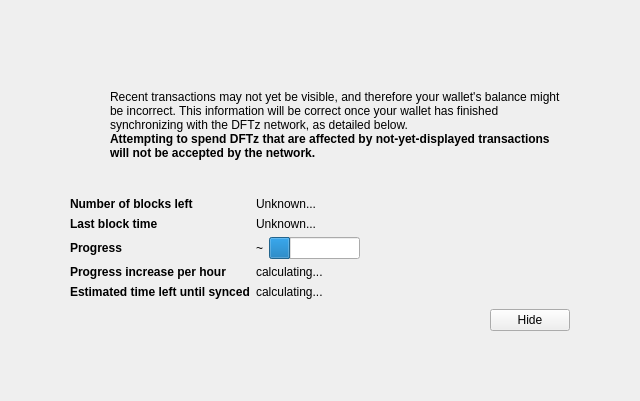
<?xml version="1.0" encoding="UTF-8"?>
<ui version="4.0">
 <class>ModalOverlay</class>
 <widget class="ModalOverlay" name="ModalOverlay">
  <property name="geometry">
   <rect>
    <x>0</x>
    <y>0</y>
    <width>640</width>
    <height>401</height>
   </rect>
  </property>
  <property name="windowTitle">
   <string>Form</string>
  </property>
  <layout class="QVBoxLayout" name="verticalLayout" stretch="0">
   <property name="sizeConstraint">
    <enum>QLayout::SetDefaultConstraint</enum>
   </property>
   <property name="leftMargin">
    <number>0</number>
   </property>
   <property name="topMargin">
    <number>0</number>
   </property>
   <property name="rightMargin">
    <number>0</number>
   </property>
   <property name="bottomMargin">
    <number>0</number>
   </property>
   <item>
    <widget class="QWidget" name="bgWidget" native="true">
     <property name="styleSheet">
      <string notr="true"/>
     </property>
     <layout class="QVBoxLayout" name="verticalLayoutMain" stretch="0">
      <property name="leftMargin">
       <number>60</number>
      </property>
      <property name="topMargin">
       <number>60</number>
      </property>
      <property name="rightMargin">
       <number>60</number>
      </property>
      <property name="bottomMargin">
       <number>60</number>
      </property>
      <item>
       <widget class="QWidget" name="contentWidget" native="true">
        <property name="styleSheet">
         <string notr="true"/>
        </property>
        <layout class="QVBoxLayout" name="verticalLayoutSub" stretch="1,0,0,0,0">
         <property name="spacing">
          <number>0</number>
         </property>
         <property name="leftMargin">
          <number>10</number>
         </property>
         <property name="topMargin">
          <number>10</number>
         </property>
         <property name="rightMargin">
          <number>10</number>
         </property>
         <property name="bottomMargin">
          <number>10</number>
         </property>
         <item>
          <layout class="QHBoxLayout" name="horizontalLayoutIconText" stretch="0,1">
           <property name="topMargin">
            <number>20</number>
           </property>
           <item>
            <layout class="QVBoxLayout" name="verticalLayoutIcon">
             <property name="leftMargin">
              <number>0</number>
             </property>
             <item>
              <widget class="QPushButton" name="warningIcon">
               <property name="enabled">
                <bool>false</bool>
               </property>
               <property name="text">
                <string/>
               </property>
               <property name="icon">
                <iconset>
                 <normaloff>:/icons/warning</normaloff>
                 <disabledoff>:/icons/warning</disabledoff>:/icons/warning</iconset>
               </property>
               <property name="iconSize">
                <size>
                 <width>48</width>
                 <height>48</height>
                </size>
               </property>
               <property name="flat">
                <bool>true</bool>
               </property>
              </widget>
             </item>
             <item>
              <spacer name="verticalSpacerWarningIcon">
               <property name="orientation">
                <enum>Qt::Vertical</enum>
               </property>
               <property name="sizeHint" stdset="0">
                <size>
                 <width>20</width>
                 <height>40</height>
                </size>
               </property>
              </spacer>
             </item>
            </layout>
           </item>
           <item>
            <layout class="QVBoxLayout" name="verticalLayoutInfoText">
             <property name="leftMargin">
              <number>0</number>
             </property>
             <property name="topMargin">
              <number>0</number>
             </property>
             <item>
              <widget class="QLabel" name="infoText">
               <property name="text">
                <string>Recent transactions may not yet be visible, and therefore your wallet's balance might be incorrect. This information will be correct once your wallet has finished synchronizing with the DFTz network, as detailed below.</string>
               </property>
               <property name="textFormat">
                <enum>Qt::RichText</enum>
               </property>
               <property name="wordWrap">
                <bool>true</bool>
               </property>
              </widget>
             </item>
             <item>
              <widget class="QLabel" name="infoTextStrong">
               <property name="font">
                <font>
                 <weight>75</weight>
                 <bold>true</bold>
                </font>
               </property>
               <property name="text">
                <string>Attempting to spend DFTz that are affected by not-yet-displayed transactions will not be accepted by the network.</string>
               </property>
               <property name="textFormat">
                <enum>Qt::RichText</enum>
               </property>
               <property name="wordWrap">
                <bool>true</bool>
               </property>
              </widget>
             </item>
             <item>
              <spacer name="verticalSpacerInTextSpace">
               <property name="orientation">
                <enum>Qt::Vertical</enum>
               </property>
               <property name="sizeHint" stdset="0">
                <size>
                 <width>20</width>
                 <height>40</height>
                </size>
               </property>
              </spacer>
             </item>
            </layout>
           </item>
          </layout>
         </item>
         <item>
          <spacer name="verticalSpacerAfterText">
           <property name="orientation">
            <enum>Qt::Vertical</enum>
           </property>
           <property name="sizeHint" stdset="0">
            <size>
             <width>20</width>
             <height>40</height>
            </size>
           </property>
          </spacer>
         </item>
         <item>
          <layout class="QFormLayout" name="formLayout">
           <property name="fieldGrowthPolicy">
            <enum>QFormLayout::FieldsStayAtSizeHint</enum>
           </property>
           <property name="horizontalSpacing">
            <number>6</number>
           </property>
           <property name="verticalSpacing">
            <number>6</number>
           </property>
           <property name="topMargin">
            <number>10</number>
           </property>
           <item row="0" column="0">
            <widget class="QLabel" name="labelNumberOfBlocksLeft">
             <property name="font">
              <font>
               <weight>75</weight>
               <bold>true</bold>
              </font>
             </property>
             <property name="text">
              <string>Number of blocks left</string>
             </property>
            </widget>
           </item>
           <item row="0" column="1">
            <widget class="QLabel" name="numberOfBlocksLeft">
             <property name="text">
              <string>Unknown...</string>
             </property>
            </widget>
           </item>
           <item row="1" column="0">
            <widget class="QLabel" name="labelLastBlockTime">
             <property name="font">
              <font>
               <weight>75</weight>
               <bold>true</bold>
              </font>
             </property>
             <property name="text">
              <string>Last block time</string>
             </property>
            </widget>
           </item>
           <item row="1" column="1">
            <widget class="QLabel" name="newestBlockDate">
             <property name="sizePolicy">
              <sizepolicy hsizetype="Maximum" vsizetype="Preferred">
               <horstretch>0</horstretch>
               <verstretch>0</verstretch>
              </sizepolicy>
             </property>
             <property name="text">
              <string>Unknown...</string>
             </property>
            </widget>
           </item>
           <item row="2" column="0">
            <widget class="QLabel" name="labelSyncDone">
             <property name="font">
              <font>
               <weight>75</weight>
               <bold>true</bold>
              </font>
             </property>
             <property name="text">
              <string>Progress</string>
             </property>
            </widget>
           </item>
           <item row="2" column="1">
            <layout class="QHBoxLayout" name="horizontalLayoutSync" stretch="0,1">
             <item>
              <widget class="QLabel" name="percentageProgress">
               <property name="text">
                <string notr="true">~</string>
               </property>
              </widget>
             </item>
             <item>
              <widget class="QProgressBar" name="progressBar">
               <property name="value">
                <number>24</number>
               </property>
               <property name="format">
                <string/>
               </property>
              </widget>
             </item>
            </layout>
           </item>
           <item row="4" column="0">
            <widget class="QLabel" name="labelProgressIncrease">
             <property name="font">
              <font>
               <weight>75</weight>
               <bold>true</bold>
              </font>
             </property>
             <property name="text">
              <string>Progress increase per hour</string>
             </property>
            </widget>
           </item>
           <item row="4" column="1">
            <widget class="QLabel" name="progressIncreasePerH">
             <property name="text">
              <string>calculating...</string>
             </property>
            </widget>
           </item>
           <item row="5" column="0">
            <widget class="QLabel" name="labelEstimatedTimeLeft">
             <property name="font">
              <font>
               <weight>75</weight>
               <bold>true</bold>
              </font>
             </property>
             <property name="text">
              <string>Estimated time left until synced</string>
             </property>
            </widget>
           </item>
           <item row="5" column="1">
            <widget class="QLabel" name="expectedTimeLeft">
             <property name="text">
              <string>calculating...</string>
             </property>
            </widget>
           </item>
          </layout>
         </item>
         <item>
          <layout class="QHBoxLayout" name="horizontalLayoutButtons">
           <property name="leftMargin">
            <number>10</number>
           </property>
           <property name="topMargin">
            <number>10</number>
           </property>
           <item>
            <spacer name="horizontalSpacer">
             <property name="orientation">
              <enum>Qt::Horizontal</enum>
             </property>
             <property name="sizeHint" stdset="0">
              <size>
               <width>40</width>
               <height>20</height>
              </size>
             </property>
            </spacer>
           </item>
           <item>
            <widget class="QPushButton" name="closeButton">
             <property name="text">
              <string>Hide</string>
             </property>
            </widget>
           </item>
          </layout>
         </item>
         <item>
          <layout class="QVBoxLayout" name="verticalLayout_2">
           <item>
            <spacer name="verticalSpacer">
             <property name="orientation">
              <enum>Qt::Vertical</enum>
             </property>
             <property name="sizeHint" stdset="0">
              <size>
               <width>20</width>
               <height>40</height>
              </size>
             </property>
            </spacer>
           </item>
          </layout>
         </item>
        </layout>
       </widget>
      </item>
     </layout>
    </widget>
   </item>
  </layout>
 </widget>
 <customwidgets>
  <customwidget>
   <class>ModalOverlay</class>
   <extends>QWidget</extends>
   <header>modaloverlay.h</header>
   <container>1</container>
  </customwidget>
 </customwidgets>
 <resources/>
 <connections/>
</ui>
